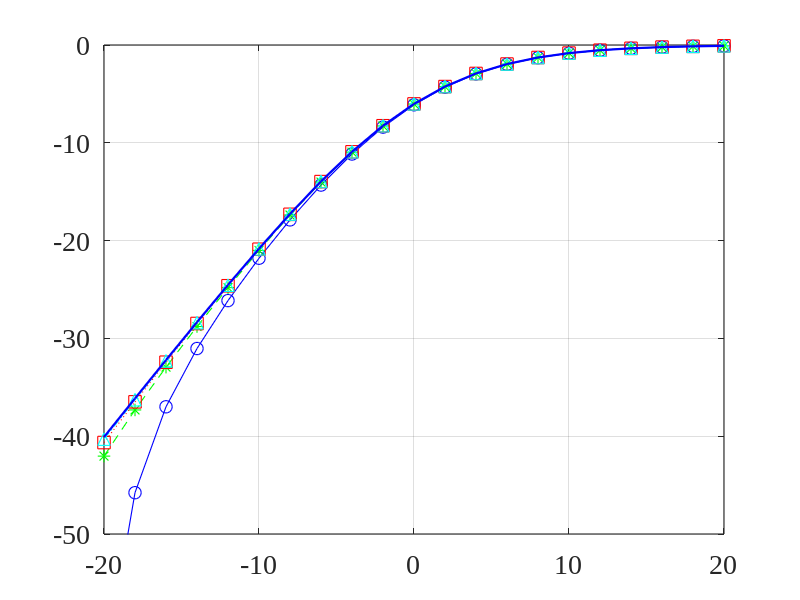
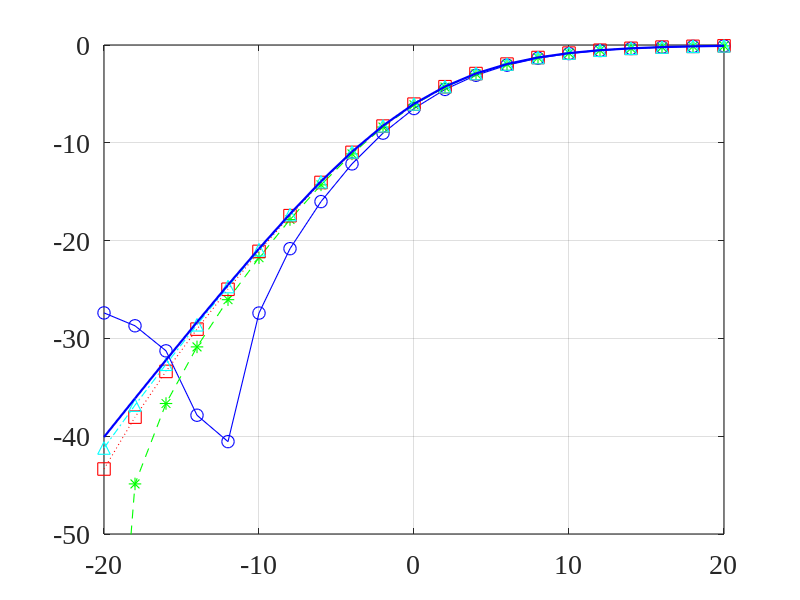
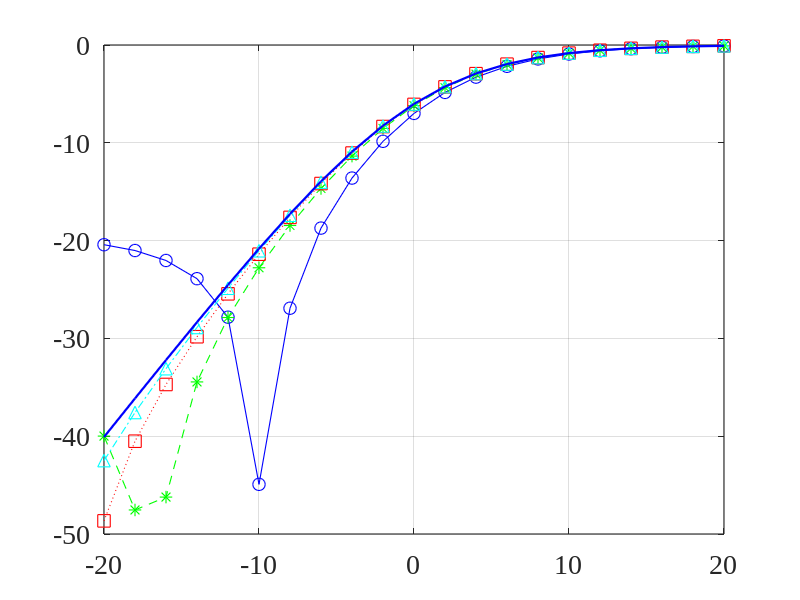
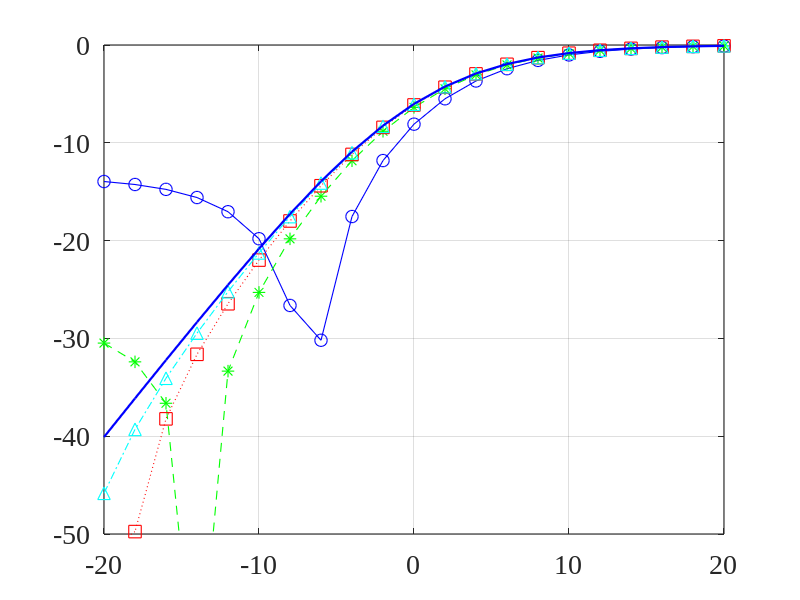

Write MATLAB code to recreate these figures, in order.
close all; clc; clear all;
linewd = 0.8;
hcfontsize = 20;
MarkerSize=9;
A0=0.5;
T=512;
f0=0.1;

theta_d=70/180*pi;

alpha=0.001; % sigma_w^2/sigma_u^2
M_values=[2 5 10 20]; % Number of sensors
f=f0;

phiX1=A0^2/4*(sin(T*pi*(f+f0))./sin(pi*(f+f0))).^2+A0^2/4*(sin(T*pi*(f-f0+eps))./sin(pi*(f-f0+eps))).^2;

iSNR_db_values=-20:20;
Hw_dB_values=zeros(length(iSNR_db_values),length(M_values)+1);

iSNR=10.^(iSNR_db_values/10);
Hw_dB_values(:,end)=20*log10(iSNR./(iSNR+1)); % theoretical value
for idxM=1:length(M_values)
    M=M_values(idxM);
    [m_mat,n_mat]=meshgrid(1:M,1:M);
    
    I_M=eye(M);
    i_i=I_M(:,1);
    d=exp(-1i*2*pi*f.*(0:M-1)'*cos(theta_d));
    phiV0=(1-alpha)*sinc(2*f*(m_mat-n_mat))+alpha*eye(M); % diffuse noise
    
    Gamma0=sinc(2*f*(m_mat-n_mat));
    idx_ij=find(m_mat>n_mat);
    
    for idxS=1:length(iSNR_db_values)
        iSNR_dB=iSNR_db_values(idxS);
        iSNR=10^(iSNR_dB/10);
        
        phiV1=phiX1/iSNR;
        sigma2=phiX1/iSNR/phiV0(1,1);
        phiV=sigma2*phiV0;
        
        phiY=phiX1*d*d'+phiV;
        GammaY=phiY/phiY(1,1);
        
        Hw_dB_values(idxS,idxM)=20*log10((d'*(GammaY-Gamma0)*d)/(M^2-d'*Gamma0*d));
    end
end

figure
plot(iSNR_db_values(1:2:end),Hw_dB_values(1:2:end,1),'-bo','linewidth',linewd, 'MarkerSize',MarkerSize);
hold on
plot(iSNR_db_values(1:2:end),Hw_dB_values(1:2:end,2),'--g*','linewidth',linewd, 'MarkerSize',MarkerSize);
plot(iSNR_db_values(1:2:end),Hw_dB_values(1:2:end,3),':rs','linewidth',linewd, 'MarkerSize',MarkerSize);
plot(iSNR_db_values(1:2:end),Hw_dB_values(1:2:end,4),'-.c^','linewidth',linewd, 'MarkerSize',MarkerSize);
plot(iSNR_db_values(1:2:end),Hw_dB_values(1:2:end,5),'-b','linewidth',2*linewd, 'MarkerSize',MarkerSize);
hold off
set(gca, 'Color', [1, 1, 1]);
set(gca, 'FontName', 'Times New Roman');
set(gca, 'FontSize', hcfontsize);
set(gca, 'LineWidth', linewd);
set(gca,'YLim',[-50 0]);
box on; grid on;

alpha=0.005; % sigma_w^2/sigma_u^2
M_values=[2 5 10 20]; % Number of sensors
f=f0;

phiX1=A0^2/4*(sin(T*pi*(f+f0))./sin(pi*(f+f0))).^2+A0^2/4*(sin(T*pi*(f-f0+eps))./sin(pi*(f-f0+eps))).^2;

iSNR_db_values=-20:20;
Hw_dB_values=zeros(length(iSNR_db_values),length(M_values)+1);

iSNR=10.^(iSNR_db_values/10);
Hw_dB_values(:,end)=20*log10(iSNR./(iSNR+1)); % theoretical value
for idxM=1:length(M_values)
    M=M_values(idxM);
    [m_mat,n_mat]=meshgrid(1:M,1:M);
    
    I_M=eye(M);
    i_i=I_M(:,1);
    d=exp(-1i*2*pi*f.*(0:M-1)'*cos(theta_d));
    
    phiV0=(1-alpha)*sinc(2*f*(m_mat-n_mat))+alpha*eye(M); % diffuse noise
    
    Gamma0=sinc(2*f*(m_mat-n_mat));
    idx_ij=find(m_mat>n_mat);
    
    for idxS=1:length(iSNR_db_values)
        iSNR_dB=iSNR_db_values(idxS);
        iSNR=10^(iSNR_dB/10);
        
        phiV1=phiX1/iSNR;
        sigma2=phiX1/iSNR/phiV0(1,1);
        phiV=sigma2*phiV0;
        
        phiY=phiX1*d*d'+phiV;
        GammaY=phiY/phiY(1,1);
        
        Hw_dB_values(idxS,idxM)=20*log10((d'*(GammaY-Gamma0)*d)/(M^2-d'*Gamma0*d));
    end
end

figure
plot(iSNR_db_values(1:2:end),Hw_dB_values(1:2:end,1),'-bo','linewidth',linewd, 'MarkerSize',MarkerSize);
hold on
plot(iSNR_db_values(1:2:end),Hw_dB_values(1:2:end,2),'--g*','linewidth',linewd, 'MarkerSize',MarkerSize);
plot(iSNR_db_values(1:2:end),Hw_dB_values(1:2:end,3),':rs','linewidth',linewd, 'MarkerSize',MarkerSize);
plot(iSNR_db_values(1:2:end),Hw_dB_values(1:2:end,4),'-.c^','linewidth',linewd, 'MarkerSize',MarkerSize);
plot(iSNR_db_values(1:2:end),Hw_dB_values(1:2:end,5),'-b','linewidth',2*linewd, 'MarkerSize',MarkerSize);
hold off
set(gca, 'Color', [1, 1, 1]);
set(gca, 'FontName', 'Times New Roman');
set(gca, 'FontSize', hcfontsize);
set(gca, 'LineWidth', linewd);
set(gca,'YLim',[-50 0]);
box on; grid on;

alpha=0.01; % sigma_w^2/sigma_u^2
M_values=[2 5 10 20]; % Number of sensors
f=f0;

phiX1=A0^2/4*(sin(T*pi*(f+f0))./sin(pi*(f+f0))).^2+A0^2/4*(sin(T*pi*(f-f0+eps))./sin(pi*(f-f0+eps))).^2;

iSNR_db_values=-20:20;
Hw_dB_values=zeros(length(iSNR_db_values),length(M_values)+1);

iSNR=10.^(iSNR_db_values/10);
Hw_dB_values(:,end)=20*log10(iSNR./(iSNR+1)); % theoretical value
for idxM=1:length(M_values)
    M=M_values(idxM);
    [m_mat,n_mat]=meshgrid(1:M,1:M);
    
    I_M=eye(M);
    i_i=I_M(:,1);
    d=exp(-1i*2*pi*f.*(0:M-1)'*cos(theta_d));
    
    phiV0=(1-alpha)*sinc(2*f*(m_mat-n_mat))+alpha*eye(M); % diffuse noise
    
    Gamma0=sinc(2*f*(m_mat-n_mat));
    idx_ij=find(m_mat>n_mat);
    
    for idxS=1:length(iSNR_db_values)
        iSNR_dB=iSNR_db_values(idxS);
        iSNR=10^(iSNR_dB/10);
        
        phiV1=phiX1/iSNR;
        sigma2=phiX1/iSNR/phiV0(1,1);
        phiV=sigma2*phiV0;
        
        phiY=phiX1*d*d'+phiV;
        GammaY=phiY/phiY(1,1);
        
        Hw_dB_values(idxS,idxM)=20*log10((d'*(GammaY-Gamma0)*d)/(M^2-d'*Gamma0*d));
    end
end

figure
plot(iSNR_db_values(1:2:end),Hw_dB_values(1:2:end,1),'-bo','linewidth',linewd, 'MarkerSize',MarkerSize);
hold on
plot(iSNR_db_values(1:2:end),Hw_dB_values(1:2:end,2),'--g*','linewidth',linewd, 'MarkerSize',MarkerSize);
plot(iSNR_db_values(1:2:end),Hw_dB_values(1:2:end,3),':rs','linewidth',linewd, 'MarkerSize',MarkerSize);
plot(iSNR_db_values(1:2:end),Hw_dB_values(1:2:end,4),'-.c^','linewidth',linewd, 'MarkerSize',MarkerSize);
plot(iSNR_db_values(1:2:end),Hw_dB_values(1:2:end,5),'-b','linewidth',2*linewd, 'MarkerSize',MarkerSize);
hold off
set(gca, 'Color', [1, 1, 1]);
set(gca, 'FontName', 'Times New Roman');
set(gca, 'FontSize', hcfontsize);
set(gca, 'LineWidth', linewd);
set(gca,'YLim',[-50 0]);
box on; grid on;


alpha=0.02; % sigma_w^2/sigma_u^2
M_values=[2 5 10 20]; % Number of sensors
f=f0;

phiX1=A0^2/4*(sin(T*pi*(f+f0))./sin(pi*(f+f0))).^2+A0^2/4*(sin(T*pi*(f-f0+eps))./sin(pi*(f-f0+eps))).^2;

iSNR_db_values=-20:20;
Hw_dB_values=zeros(length(iSNR_db_values),length(M_values)+1);

iSNR=10.^(iSNR_db_values/10);
Hw_dB_values(:,end)=20*log10(iSNR./(iSNR+1)); % theoretical value
for idxM=1:length(M_values)
    M=M_values(idxM);
    [m_mat,n_mat]=meshgrid(1:M,1:M);
    
    I_M=eye(M);
    i_i=I_M(:,1);
    d=exp(-1i*2*pi*f.*(0:M-1)'*cos(theta_d));
    
    phiV0=(1-alpha)*sinc(2*f*(m_mat-n_mat))+alpha*eye(M); % diffuse noise
    
    Gamma0=sinc(2*f*(m_mat-n_mat));
    idx_ij=find(m_mat>n_mat);
    
    for idxS=1:length(iSNR_db_values)
        iSNR_dB=iSNR_db_values(idxS);
        iSNR=10^(iSNR_dB/10);
        
        phiV1=phiX1/iSNR;
        sigma2=phiX1/iSNR/phiV0(1,1);
        phiV=sigma2*phiV0;
        
        phiY=phiX1*d*d'+phiV;
        GammaY=phiY/phiY(1,1);
        
        Hw_dB_values(idxS,idxM)=20*log10((d'*(GammaY-Gamma0)*d)/(M^2-d'*Gamma0*d));
    end
end


figure
plot(iSNR_db_values(1:2:end),Hw_dB_values(1:2:end,1),'-bo','linewidth',linewd, 'MarkerSize',MarkerSize);
hold on
plot(iSNR_db_values(1:2:end),Hw_dB_values(1:2:end,2),'--g*','linewidth',linewd, 'MarkerSize',MarkerSize);
plot(iSNR_db_values(1:2:end),Hw_dB_values(1:2:end,3),':rs','linewidth',linewd, 'MarkerSize',MarkerSize);
plot(iSNR_db_values(1:2:end),Hw_dB_values(1:2:end,4),'-.c^','linewidth',linewd, 'MarkerSize',MarkerSize);
plot(iSNR_db_values(1:2:end),Hw_dB_values(1:2:end,5),'-b','linewidth',2*linewd, 'MarkerSize',MarkerSize);
hold off
set(gca, 'Color', [1, 1, 1]);
set(gca, 'FontName', 'Times New Roman');
set(gca, 'FontSize', hcfontsize);
set(gca, 'LineWidth', linewd);
set(gca,'YLim',[-50 0]);
box on; grid on;
